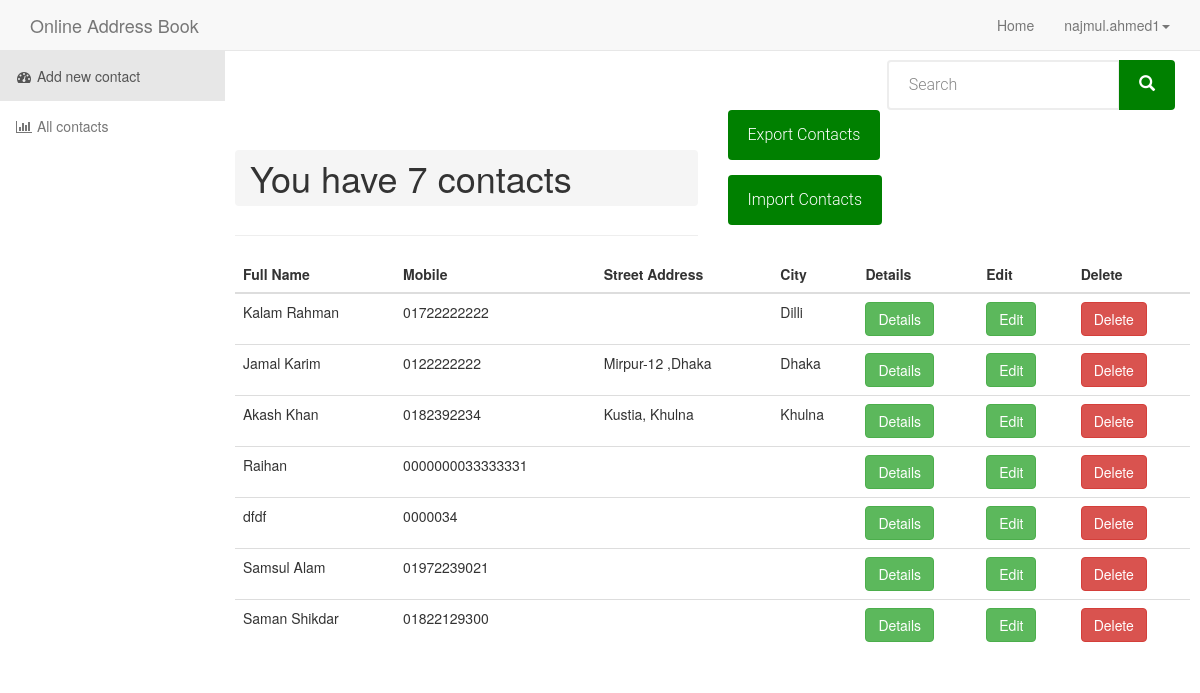
The page /home.php (signed in) on the database its author committed.
### tables this page shows
CREATE TABLE `addresses` (
  `id` int(9) NOT NULL,
  `user_id` int(9) NOT NULL,
  `full_name` varchar(255) NOT NULL,
  `nick_name` varchar(255) NOT NULL,
  `email` varchar(255) NOT NULL,
  `street_address` varchar(255) NOT NULL,
  `city` varchar(255) NOT NULL,
  `country` varchar(255) NOT NULL,
  `post_code` varchar(20) NOT NULL,
  `phone1` varchar(20) NOT NULL,
  `phone2` varchar(20) NOT NULL,
  `birthday` varchar(255) NOT NULL,
  `website` varchar(255) NOT NULL,
  `created_at` date NOT NULL,
  `updated_at` date NOT NULL
);

### allfunctions.php (called while the page is built, shortened)
<?php
include "include/dbconnection.php";
		function find_contact()
		{
			    global $connection;
				$user_id=$_SESSION['user_id'];
                $query="SELECT * from addresses where user_id='$user_id'";
                $result=mysqli_query($connection,$query);
                $count=mysqli_num_rows($result);
                return $count;
		}
?>

### home.php (the view, shortened to what this page needs)
<!DOCTYPE html>
<html lang="en">
<?php
        include "export.php";
        include "allfunctions.php";
?>
<head>
    <link href="css/bootstrap.min.css" rel="stylesheet">
    <link rel="stylesheet" type="text/css" href="css/formelements.css">
    <link href="css/bookadmin.css" rel="stylesheet">
    <link href="css/mystyle.css" rel="stylesheet">
    <link href="font-awesome/css/font-awesome.min.css" rel="stylesheet" type="text/css">
</head>
<body>
    <div id="wrapper">
       <section>
          <?php  include "include/navbar.php" ; ?>
       </section>
        <div id="page-wrapper">
            <div class="container-fluid">
                <div class="row">
                    <div class="col-sm-12">
                       <?php include('search.php'); ?>
                     </div>
                 </div>
                 <div class="row">
                         <div class="col-sm-6">
                         <?php $count=find_contact(); ?>
                            <h1 class="page-header"> <ol class="breadcrumb"> You have <?php echo $count; ?> contacts </ol>  </h1>
                         </div>
                         <div class="col-sm-6">
                                 <form class="" method="post" action="export.php">
                                    <div class="form-group">
                                     <button  name="export_contact" type="" class="btn btn-default">Export Contacts</button>
                                     </div>
                                 </form>
                                 <form class="" method="post" action="" enctype="multipart/form-data">
                                    <div class="form-group">
                                     <button  name="import" type="sumbit" class="btn btn-default">Import Contacts</button>
                                     </div>
                                 </form>
                         </div>
                 </div>
                 <div class="row">
                 <div class="col-sm-12">
                       <div style="height: 400px; overflow: auto;">
                        <table class="table table-hover">
                            <thead>
                            <tr>
                                <th>Full Name</th>
                                <th>Mobile</th>
                                <th>Street Address</th>
                                <th>City</th>
                                <th>Details</th>
                                <th>Edit</th>
                                <th>Delete</th>
                            </tr>
                            </thead>
                            <tbody>
                            <?php
                            $user_id=$_SESSION['user_id'];
                            $query = "SELECT * from addresses where user_id='$user_id'";
                            $query_username_result = mysqli_query($connection,$query);
                           while( $row=mysqli_fetch_assoc($query_username_result)){ ?>
                                    <?php  $id=$row['id'];
                                           $full_name=$row['full_name'];
                                           $phone1=$row['phone1'];
                                           $street_address=$row['street_address'];
                                           $city=$row['city'];
                                   ?>
                                <tr>
                                <td><?php   echo $full_name ; ?></td>
                                <td><?php   echo $phone1 ; ?></td>
                                <td><?php   echo $street_address ; ?></td>
                                <td><?php   echo  $city; ?></td>
                              <?php echo  " <td><a   href='contactDetails.php?details_id={$row['id']}&user_id={$user_id}' class='btn btn-success' >Details</a></td>"; ?>
                                <?php echo  " <td><a   href='contactEdit.php?edit_id={$row['id']}&user_id={$user_id}' class='btn btn-success' >Edit</a></td>"; ?>
                                <?php echo  " <td><a  href='home.php?delete_id={$row['id']}' class='btn btn-danger' >Delete</a></td>"; ?>
                                </tr>
                             <?php    }  ?>
                            </tbody>
                        </table>
                        </div>
                    </div>
                 </div>
                </div>
            </div>
            </div>
        </div>
</body>
</html>

### include/navbar.php (shortened to what this page needs)
  <nav class="navbar navbar-default navbar-fixed-top" role="navigation">
            <div class="container">
            <div class="navbar-header">
               <?php
            if( isset($_SESSION['username']) ){
            ?>
            <a class="navbar-brand" href="home.php">
                Online Address Book
            </a>
            <?php } else { ?>
            <a class="navbar-brand" href="index.php">
                Online Address Book
            </a>
            <?php } ?>
        </div>
        <div class="collapse navbar-collapse" id="app-navbar-collapse">
            <ul class="nav navbar-nav navbar-right">
            <?php
            if( isset($_SESSION['username'])!="" ){
                $username=$_SESSION['username'];
            ?>
             <li > <a href="home.php">Home</a></li>
            <li class="dropdown">
                    <a href="#" class="dropdown-toggle" data-toggle="dropdown" role="button" aria-expanded="false">
                        <?php echo $username ;?><span class="caret"></span>
                    </a>
                </li>
             <?php  } else {
?>
                <li><a href="login.php">Login</a></li>
                <li><a href="registration.php">Sign up</a></li>
<?php } ?>
            </ul>
            <div class="collapse navbar-collapse navbar-ex1-collapse">
                <ul class="nav navbar-nav side-nav">
                    <li class="active">
                        <a class=" " href="addNewContacts.php"><i class="fa fa-fw fa-dashboard"></i> Add new contact</a>
                    </li>
                      <li>
                        <a href="home.php"><i class="fa fa-fw fa-bar-chart-o"></i> All contacts</a>
                    </li>
                </ul>
            </div>
            </div>
        </nav>

### search.php
<div class="row">
        <div class="col-sm-8"></div>
        <div class="col-sm-4 " >
        <form action="searchResult.php" method="POST">
           <div class="input-group col-md-12 ">
            <input type="text" class="input_search  search-query form-control " name="search_value" placeholder="Search" />
            <span class="input-group-btn">
                <button class="btn btn-danger" type="submit" name="search">
                    <span class=" glyphicon glyphicon-search"></span>
                </button>
            </span>
        </div>
        </form>
</div>

### css/formelements.css (style rules this page uses)
input[type="email"], input[type="text"], input[type="password"], textarea, textarea.form-control { height: 50px; margin: 0; padding: 0 20px; vertical-align: middle; background: #fff; border: 2px solid rgba(130, 128, 128, 0.14); font-family: 'Roboto', sans-serif; font-size: 16px; font-weight: 300; line-height: 50px; color: #888; -moz-border-radius: 4px; -webkit-border-radius: 4px; border-radius: 4px; -moz-box-shadow: none; -webkit-box-shadow: none; box-shadow: none; -o-transition: all .3s; -moz-transition: all .3s; -webkit-transition: all .3s; -ms-transition: all .3s; transition: all .3s; }
button.btn { height: 50px; margin: 0; padding: 0 20px; vertical-align: middle; border: 0; font-family: 'Roboto', sans-serif; font-size: 16px; font-weight: 300; line-height: 50px; color: #fff; background-color: green; -moz-border-radius: 4px; -webkit-border-radius: 4px; border-radius: 4px; text-shadow: none; -moz-box-shadow: none; -webkit-box-shadow: none; box-shadow: none; -o-transition: all .3s; -moz-transition: all .3s; -webkit-transition: all .3s; -ms-transition: all .3s; transition: all .3s; }

### css/bookadmin.css (style rules this page uses)
body { margin-top: 100px; }
@media (min-width:768px) { body { margin-top: 50px; } }
#wrapper { padding-left: 0; }
#page-wrapper { width: 100%; padding: 0; background-color: #fff; }
@media (min-width:768px) { #wrapper { padding-left: 225px; } }
@media (min-width:768px) { #page-wrapper { padding: 10px; } }
@media (min-width:768px) { .side-nav { position: fixed; top: 51px; left: 225px; width: 225px; margin-left: -225px; border: none; border-radius: 0; overflow-y: auto; bottom: 0; overflow-x: hidden; padding-bottom: 40px; } }
@media (min-width:768px) { .side-nav>li>a { width: 225px; } }

### css/mystyle.css (style rules this page uses)
.input_search { background-color: white; }

### rows shown on the page
addresses: full_name "Kalam Rahman", phone1 "01722222222", city "Dilli"
addresses: full_name "Jamal Karim", phone1 "0122222222", street_address "Mirpur-12 ,Dhaka", city "Dhaka"
addresses: full_name "Akash Khan", phone1 "0182392234", street_address "Kustia, Khulna", city "Khulna"
addresses: full_name "Raihan", phone1 "0000000033333331"
addresses: full_name "dfdf", phone1 "0000034"
addresses: full_name "Samsul Alam", phone1 "01972239021"
addresses: full_name "Saman Shikdar", phone1 "01822129300"

### other values the page prints
$username "najmul.ahmed1"
$count "7"
